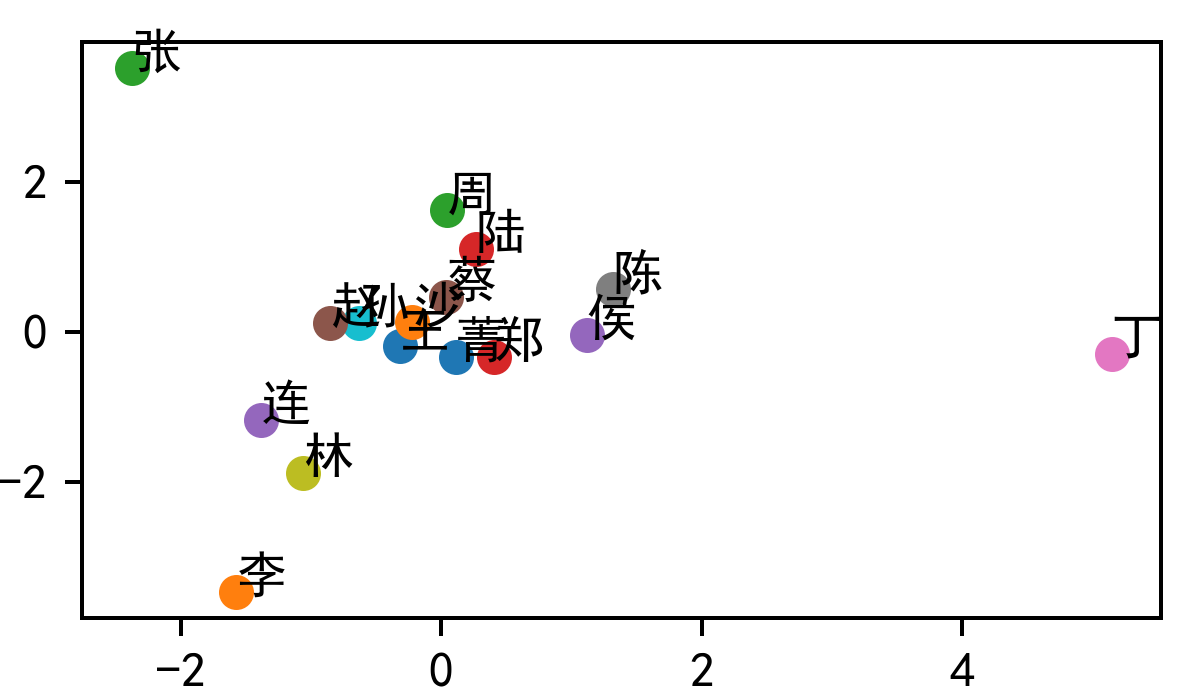

This chart was generated by the following Python code:
import re
import jieba
import jieba.posseg as poss
from gensim.models import word2vec
from sklearn.decomposition import PCA
import matplotlib.pyplot as plt

# 读取txt文件
def readFile(path, ways, code):
    with open(path, ways, encoding=code) as f:
        content = f.read()
    return content

# 数据预处理
def processData(content):
    # 去除换行符等特殊字符
    content = re.split('\W+', content)
    # 分词
    content_cut = []
    for i in content:
        content_cut += jieba.lcut(i)
    # 去除停用词
    stop_words = readFile('停用词.txt', 'r', 'utf-8');
    stop_words = re.split('\n', stop_words)
    words = [word for word in content_cut if word not in stop_words]
    return words

# 提取人名
def extractName(content):
    # 数据预处理
    words = processData(content)    
    # 构建词向量
    my_wv = word2vec.Word2Vec(words, size=100, min_count=10, window=3, iter=500)
    # 提取关键词
    content_poss = poss.lcut(content)
    people = [i.word for i in content_poss if i.flag =='nr']
    people = list(set(people))
    # 提取人名
    data = []
    name = []
    for i in people:
        try:
            data.append(my_wv.wv[i])
            name.append(i)
        except KeyError:
            pass
    print(name)
    return name, data

# 可视话
def visualization(name, data):
    # PCA数据降维
    data = PCA(n_components=2).fit_transform(data)
    # 可视化
    plt.rcParams['font.sans-serif'] = 'SimHei'  # 设置字体为SimHei
    plt.rcParams['axes.unicode_minus'] = False  # 设置正常显示字符
    plt.figure(figsize=(15,15), dpi=360)        # 设置显示的最大范围
    for i in range(len(data)):
        plt.scatter(data[i,0], data[i,1])
        plt.text(data[i,0], data[i,1], name[i])
    # plt.savefig('test.png')    #保存到本地
    plt.show()

    
filePath = '人民的名义人物关系分析/剧情梗概.txt';
content = readFile(filePath, 'r', 'utf-8')
name, data = extractName(content)
visualization(name, data)